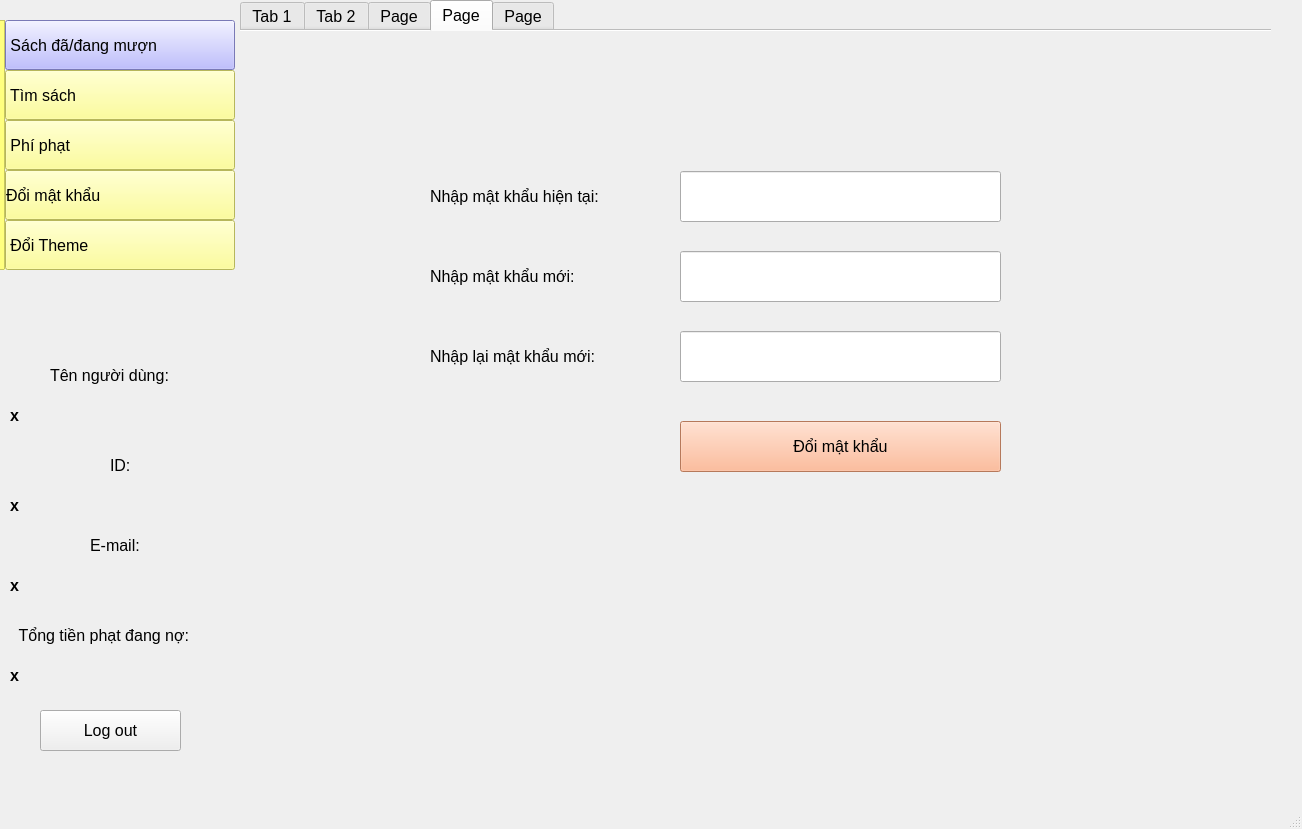
<?xml version="1.0" encoding="UTF-8"?>
<ui version="4.0">
 <class>MainWindow</class>
 <widget class="QMainWindow" name="MainWindow">
  <property name="geometry">
   <rect>
    <x>0</x>
    <y>0</y>
    <width>1302</width>
    <height>829</height>
   </rect>
  </property>
  <property name="windowTitle">
   <string>MainWindow</string>
  </property>
  <property name="styleSheet">
   <string notr="true"/>
  </property>
  <widget class="QWidget" name="centralwidget">
   <widget class="QTabWidget" name="tabWidget">
    <property name="geometry">
     <rect>
      <x>240</x>
      <y>0</y>
      <width>1031</width>
      <height>781</height>
     </rect>
    </property>
    <property name="font">
     <font>
      <family>Segoe UI</family>
      <pointsize>12</pointsize>
     </font>
    </property>
    <property name="styleSheet">
     <string notr="true"/>
    </property>
    <property name="currentIndex">
     <number>3</number>
    </property>
    <property name="usesScrollButtons">
     <bool>true</bool>
    </property>
    <property name="documentMode">
     <bool>true</bool>
    </property>
    <property name="tabsClosable">
     <bool>false</bool>
    </property>
    <property name="movable">
     <bool>false</bool>
    </property>
    <property name="tabBarAutoHide">
     <bool>false</bool>
    </property>
    <widget class="QWidget" name="tab">
     <attribute name="title">
      <string>Tab 1</string>
     </attribute>
     <widget class="QTableWidget" name="tableWidget">
      <property name="geometry">
       <rect>
        <x>20</x>
        <y>30</y>
        <width>1001</width>
        <height>671</height>
       </rect>
      </property>
      <property name="font">
       <font>
        <pointsize>12</pointsize>
       </font>
      </property>
      <property name="styleSheet">
       <string notr="true">color: rgb(0, 0, 0);</string>
      </property>
      <column>
       <property name="text">
        <string>Loan ID</string>
       </property>
      </column>
      <column>
       <property name="text">
        <string>Book Title</string>
       </property>
      </column>
      <column>
       <property name="text">
        <string>Copy ID</string>
       </property>
      </column>
      <column>
       <property name="text">
        <string>Catagory</string>
       </property>
      </column>
      <column>
       <property name="text">
        <string>Publisher</string>
       </property>
      </column>
      <column>
       <property name="text">
        <string>Loan date</string>
       </property>
      </column>
      <column>
       <property name="text">
        <string>Due date</string>
       </property>
      </column>
      <column>
       <property name="text">
        <string>Status</string>
       </property>
      </column>
     </widget>
    </widget>
    <widget class="QWidget" name="tab_2">
     <attribute name="title">
      <string>Tab 2</string>
     </attribute>
     <widget class="QComboBox" name="comboBox">
      <property name="geometry">
       <rect>
        <x>190</x>
        <y>20</y>
        <width>171</width>
        <height>41</height>
       </rect>
      </property>
      <property name="font">
       <font>
        <family>Segoe UI</family>
        <pointsize>12</pointsize>
       </font>
      </property>
      <item>
       <property name="text">
        <string>Tên sách</string>
       </property>
      </item>
      <item>
       <property name="text">
        <string>Tác giả</string>
       </property>
      </item>
      <item>
       <property name="text">
        <string>Thể loại</string>
       </property>
      </item>
      <item>
       <property name="text">
        <string>Nhà xuất bản</string>
       </property>
      </item>
     </widget>
     <widget class="QLabel" name="label">
      <property name="geometry">
       <rect>
        <x>50</x>
        <y>20</y>
        <width>131</width>
        <height>41</height>
       </rect>
      </property>
      <property name="font">
       <font>
        <family>Segoe UI</family>
        <pointsize>12</pointsize>
       </font>
      </property>
      <property name="text">
       <string>Tìm sách theo:</string>
      </property>
     </widget>
     <widget class="QLineEdit" name="lineEdit">
      <property name="geometry">
       <rect>
        <x>410</x>
        <y>20</y>
        <width>351</width>
        <height>41</height>
       </rect>
      </property>
      <property name="font">
       <font>
        <family>Segoe UI</family>
        <pointsize>12</pointsize>
       </font>
      </property>
      <property name="placeholderText">
       <string>Nhập nội dung cần tìm</string>
      </property>
     </widget>
     <widget class="QPushButton" name="pushButton_6">
      <property name="geometry">
       <rect>
        <x>820</x>
        <y>20</y>
        <width>131</width>
        <height>41</height>
       </rect>
      </property>
      <property name="font">
       <font>
        <family>Segoe UI</family>
        <pointsize>12</pointsize>
       </font>
      </property>
      <property name="styleSheet">
       <string notr="true">background-color: rgb(255, 170, 127);
color: rgb(0, 0, 0);</string>
      </property>
      <property name="text">
       <string>Tìm sách</string>
      </property>
     </widget>
     <widget class="QTableWidget" name="tableWidget_2">
      <property name="geometry">
       <rect>
        <x>10</x>
        <y>80</y>
        <width>1021</width>
        <height>611</height>
       </rect>
      </property>
      <property name="font">
       <font>
        <pointsize>12</pointsize>
       </font>
      </property>
      <property name="styleSheet">
       <string notr="true">color: rgb(0, 0, 0);</string>
      </property>
      <column>
       <property name="text">
        <string>Book Title</string>
       </property>
      </column>
      <column>
       <property name="text">
        <string>ISBN</string>
       </property>
      </column>
      <column>
       <property name="text">
        <string>Book Description</string>
       </property>
      </column>
      <column>
       <property name="text">
        <string>Book Category</string>
       </property>
      </column>
      <column>
       <property name="text">
        <string>Book Author</string>
       </property>
      </column>
      <column>
       <property name="text">
        <string>Book Publisher</string>
       </property>
      </column>
      <column>
       <property name="text">
        <string>Available</string>
       </property>
      </column>
     </widget>
    </widget>
    <widget class="QWidget" name="tab_3">
     <attribute name="title">
      <string>Page</string>
     </attribute>
     <widget class="QTableWidget" name="tableWidget_3">
      <property name="geometry">
       <rect>
        <x>30</x>
        <y>30</y>
        <width>991</width>
        <height>651</height>
       </rect>
      </property>
      <property name="font">
       <font>
        <family>Segoe UI</family>
        <pointsize>12</pointsize>
       </font>
      </property>
      <property name="styleSheet">
       <string notr="true">color: rgb(0, 0, 0);</string>
      </property>
      <column>
       <property name="text">
        <string>Loan ID</string>
       </property>
      </column>
      <column>
       <property name="text">
        <string>Copy ID</string>
       </property>
      </column>
      <column>
       <property name="text">
        <string>Book Title</string>
       </property>
      </column>
      <column>
       <property name="text">
        <string>Loan date</string>
       </property>
      </column>
      <column>
       <property name="text">
        <string>Due date</string>
       </property>
      </column>
      <column>
       <property name="text">
        <string>Return date</string>
       </property>
      </column>
      <column>
       <property name="text">
        <string>Fine</string>
       </property>
      </column>
      <column>
       <property name="text">
        <string>Reason</string>
       </property>
      </column>
      <column>
       <property name="text">
        <string>Paid Yet</string>
       </property>
      </column>
     </widget>
    </widget>
    <widget class="QWidget" name="tab_4">
     <attribute name="title">
      <string>Page</string>
     </attribute>
     <widget class="QLineEdit" name="lineEdit_2">
      <property name="geometry">
       <rect>
        <x>440</x>
        <y>140</y>
        <width>321</width>
        <height>51</height>
       </rect>
      </property>
      <property name="font">
       <font>
        <family>Segoe UI</family>
        <pointsize>12</pointsize>
       </font>
      </property>
      <property name="echoMode">
       <enum>QLineEdit::Password</enum>
      </property>
      <property name="placeholderText">
       <string/>
      </property>
     </widget>
     <widget class="QLabel" name="label_2">
      <property name="geometry">
       <rect>
        <x>190</x>
        <y>140</y>
        <width>221</width>
        <height>51</height>
       </rect>
      </property>
      <property name="font">
       <font>
        <family>Segoe UI</family>
        <pointsize>12</pointsize>
       </font>
      </property>
      <property name="text">
       <string>Nhập mật khẩu hiện tại:</string>
      </property>
     </widget>
     <widget class="QLabel" name="label_3">
      <property name="geometry">
       <rect>
        <x>190</x>
        <y>220</y>
        <width>221</width>
        <height>51</height>
       </rect>
      </property>
      <property name="font">
       <font>
        <family>Segoe UI</family>
        <pointsize>12</pointsize>
       </font>
      </property>
      <property name="text">
       <string>Nhập mật khẩu mới:</string>
      </property>
     </widget>
     <widget class="QLabel" name="label_4">
      <property name="geometry">
       <rect>
        <x>190</x>
        <y>300</y>
        <width>221</width>
        <height>51</height>
       </rect>
      </property>
      <property name="font">
       <font>
        <family>Segoe UI</family>
        <pointsize>12</pointsize>
       </font>
      </property>
      <property name="text">
       <string>Nhập lại mật khẩu mới:</string>
      </property>
     </widget>
     <widget class="QLineEdit" name="lineEdit_3">
      <property name="geometry">
       <rect>
        <x>440</x>
        <y>220</y>
        <width>321</width>
        <height>51</height>
       </rect>
      </property>
      <property name="font">
       <font>
        <family>Segoe UI</family>
        <pointsize>12</pointsize>
       </font>
      </property>
      <property name="echoMode">
       <enum>QLineEdit::Password</enum>
      </property>
     </widget>
     <widget class="QLineEdit" name="lineEdit_4">
      <property name="geometry">
       <rect>
        <x>440</x>
        <y>300</y>
        <width>321</width>
        <height>51</height>
       </rect>
      </property>
      <property name="font">
       <font>
        <family>Segoe UI</family>
        <pointsize>12</pointsize>
       </font>
      </property>
      <property name="echoMode">
       <enum>QLineEdit::Password</enum>
      </property>
     </widget>
     <widget class="QPushButton" name="pushButton_8">
      <property name="geometry">
       <rect>
        <x>440</x>
        <y>390</y>
        <width>321</width>
        <height>51</height>
       </rect>
      </property>
      <property name="font">
       <font>
        <family>Segoe UI</family>
        <pointsize>12</pointsize>
       </font>
      </property>
      <property name="styleSheet">
       <string notr="true">background-color: rgb(255, 170, 127);
color: rgb(0, 0, 0);</string>
      </property>
      <property name="text">
       <string>Đổi mật khẩu</string>
      </property>
     </widget>
    </widget>
    <widget class="QWidget" name="tab_5">
     <attribute name="title">
      <string>Page</string>
     </attribute>
     <widget class="QPushButton" name="butt_t">
      <property name="geometry">
       <rect>
        <x>290</x>
        <y>120</y>
        <width>200</width>
        <height>200</height>
       </rect>
      </property>
      <property name="font">
       <font>
        <family>Segoe UI</family>
        <pointsize>14</pointsize>
       </font>
      </property>
      <property name="styleSheet">
       <string notr="true">background-color: rgb(0, 0, 0);
color: rgb(255, 255, 255);</string>
      </property>
      <property name="text">
       <string>Dark Theme</string>
      </property>
     </widget>
     <widget class="QPushButton" name="butt_t_2">
      <property name="geometry">
       <rect>
        <x>520</x>
        <y>120</y>
        <width>200</width>
        <height>200</height>
       </rect>
      </property>
      <property name="font">
       <font>
        <family>Segoe UI</family>
        <pointsize>14</pointsize>
       </font>
      </property>
      <property name="styleSheet">
       <string notr="true">background-color: rgb(255, 255, 255);
color: rgb(0, 0, 0);</string>
      </property>
      <property name="text">
       <string>Light Theme</string>
      </property>
     </widget>
     <widget class="QPushButton" name="butt_t_3">
      <property name="geometry">
       <rect>
        <x>290</x>
        <y>340</y>
        <width>200</width>
        <height>200</height>
       </rect>
      </property>
      <property name="font">
       <font>
        <family>Segoe UI</family>
        <pointsize>14</pointsize>
       </font>
      </property>
      <property name="styleSheet">
       <string notr="true">background-color: qlineargradient(spread:pad, x1:0, y1:0, x2:1, y2:1, stop:0 rgba(63, 66, 172, 255), stop:1 rgba(207, 255, 255, 255));</string>
      </property>
      <property name="text">
       <string>Blue Theme</string>
      </property>
     </widget>
     <widget class="QPushButton" name="butt_t_4">
      <property name="geometry">
       <rect>
        <x>520</x>
        <y>340</y>
        <width>200</width>
        <height>200</height>
       </rect>
      </property>
      <property name="font">
       <font>
        <family>Segoe UI</family>
        <pointsize>14</pointsize>
       </font>
      </property>
      <property name="styleSheet">
       <string notr="true">background-color: qlineargradient(spread:pad, x1:0, y1:0, x2:1, y2:1, stop:0 rgba(255, 134, 255, 234), stop:1 rgba(255, 255, 255, 255));</string>
      </property>
      <property name="text">
       <string>Pink Theme</string>
      </property>
     </widget>
    </widget>
   </widget>
   <widget class="QPushButton" name="butt_u">
    <property name="geometry">
     <rect>
      <x>5</x>
      <y>20</y>
      <width>230</width>
      <height>50</height>
     </rect>
    </property>
    <property name="font">
     <font>
      <family>Segoe UI</family>
      <pointsize>12</pointsize>
     </font>
    </property>
    <property name="mouseTracking">
     <bool>false</bool>
    </property>
    <property name="acceptDrops">
     <bool>false</bool>
    </property>
    <property name="toolTip">
     <string>&lt;html&gt;&lt;head/&gt;&lt;body&gt;&lt;p&gt;Hello&lt;/p&gt;&lt;/body&gt;&lt;/html&gt;</string>
    </property>
    <property name="toolTipDuration">
     <number>5</number>
    </property>
    <property name="layoutDirection">
     <enum>Qt::LeftToRight</enum>
    </property>
    <property name="styleSheet">
     <string notr="true">text-align: left; 
background-color: rgb(170,170,255);</string>
    </property>
    <property name="text">
     <string> Sách đã/đang mượn</string>
    </property>
    <property name="icon">
     <iconset>
      <normaloff>icon/calendar.png</normaloff>icon/calendar.png</iconset>
    </property>
    <property name="iconSize">
     <size>
      <width>35</width>
      <height>35</height>
     </size>
    </property>
    <property name="checkable">
     <bool>false</bool>
    </property>
   </widget>
   <widget class="QFrame" name="frame_fill">
    <property name="geometry">
     <rect>
      <x>-10</x>
      <y>20</y>
      <width>15</width>
      <height>250</height>
     </rect>
    </property>
    <property name="styleSheet">
     <string notr="true">background-color: rgb(255, 255, 127);</string>
    </property>
    <property name="frameShape">
     <enum>QFrame::StyledPanel</enum>
    </property>
    <property name="frameShadow">
     <enum>QFrame::Raised</enum>
    </property>
   </widget>
   <widget class="QPushButton" name="butt_u_2">
    <property name="geometry">
     <rect>
      <x>5</x>
      <y>70</y>
      <width>230</width>
      <height>50</height>
     </rect>
    </property>
    <property name="font">
     <font>
      <family>Segoe UI</family>
      <pointsize>12</pointsize>
     </font>
    </property>
    <property name="mouseTracking">
     <bool>false</bool>
    </property>
    <property name="toolTip">
     <string>&lt;html&gt;&lt;head/&gt;&lt;body&gt;&lt;p&gt;Hello&lt;/p&gt;&lt;/body&gt;&lt;/html&gt;</string>
    </property>
    <property name="toolTipDuration">
     <number>5</number>
    </property>
    <property name="layoutDirection">
     <enum>Qt::LeftToRight</enum>
    </property>
    <property name="styleSheet">
     <string notr="true">QPushButton {
    text-align: left;
	background-color: rgb(255, 255, 127);
}
QPushButton:hover {
    background-color: rgb(170, 170, 255);
}</string>
    </property>
    <property name="text">
     <string> Tìm sách</string>
    </property>
    <property name="icon">
     <iconset>
      <normaloff>icon/books.png</normaloff>icon/books.png</iconset>
    </property>
    <property name="iconSize">
     <size>
      <width>35</width>
      <height>35</height>
     </size>
    </property>
   </widget>
   <widget class="QPushButton" name="butt_u_3">
    <property name="geometry">
     <rect>
      <x>5</x>
      <y>120</y>
      <width>230</width>
      <height>50</height>
     </rect>
    </property>
    <property name="font">
     <font>
      <family>Segoe UI</family>
      <pointsize>12</pointsize>
     </font>
    </property>
    <property name="mouseTracking">
     <bool>false</bool>
    </property>
    <property name="toolTip">
     <string>&lt;html&gt;&lt;head/&gt;&lt;body&gt;&lt;p&gt;Hello&lt;/p&gt;&lt;/body&gt;&lt;/html&gt;</string>
    </property>
    <property name="toolTipDuration">
     <number>5</number>
    </property>
    <property name="layoutDirection">
     <enum>Qt::LeftToRight</enum>
    </property>
    <property name="styleSheet">
     <string notr="true">QPushButton {
    text-align: left;
	background-color: rgb(255, 255, 127); 
}
QPushButton:hover {
    background-color: rgb(170, 170, 255);
}</string>
    </property>
    <property name="text">
     <string> Phí phạt</string>
    </property>
    <property name="icon">
     <iconset>
      <normaloff>icon/fine.png</normaloff>icon/fine.png</iconset>
    </property>
    <property name="iconSize">
     <size>
      <width>36</width>
      <height>36</height>
     </size>
    </property>
   </widget>
   <widget class="QPushButton" name="butt_u_4">
    <property name="geometry">
     <rect>
      <x>5</x>
      <y>170</y>
      <width>230</width>
      <height>50</height>
     </rect>
    </property>
    <property name="font">
     <font>
      <family>Segoe UI</family>
      <pointsize>12</pointsize>
     </font>
    </property>
    <property name="mouseTracking">
     <bool>false</bool>
    </property>
    <property name="toolTip">
     <string>&lt;html&gt;&lt;head/&gt;&lt;body&gt;&lt;p&gt;Hello&lt;/p&gt;&lt;/body&gt;&lt;/html&gt;</string>
    </property>
    <property name="toolTipDuration">
     <number>5</number>
    </property>
    <property name="layoutDirection">
     <enum>Qt::LeftToRight</enum>
    </property>
    <property name="styleSheet">
     <string notr="true">QPushButton {
    text-align: left;
	background-color: rgb(255, 255, 127);
}
QPushButton:hover {
    background-color: rgb(170, 170, 255);
}</string>
    </property>
    <property name="text">
     <string>Đổi mật khẩu</string>
    </property>
    <property name="icon">
     <iconset>
      <normaloff>icon/user.png</normaloff>icon/user.png</iconset>
    </property>
    <property name="iconSize">
     <size>
      <width>40</width>
      <height>40</height>
     </size>
    </property>
   </widget>
   <widget class="QPushButton" name="butt_u_5">
    <property name="geometry">
     <rect>
      <x>5</x>
      <y>220</y>
      <width>230</width>
      <height>50</height>
     </rect>
    </property>
    <property name="font">
     <font>
      <family>Segoe UI</family>
      <pointsize>12</pointsize>
     </font>
    </property>
    <property name="mouseTracking">
     <bool>false</bool>
    </property>
    <property name="toolTip">
     <string>&lt;html&gt;&lt;head/&gt;&lt;body&gt;&lt;p&gt;Hello&lt;/p&gt;&lt;/body&gt;&lt;/html&gt;</string>
    </property>
    <property name="toolTipDuration">
     <number>5</number>
    </property>
    <property name="layoutDirection">
     <enum>Qt::LeftToRight</enum>
    </property>
    <property name="styleSheet">
     <string notr="true">QPushButton {
    text-align: left;
	background-color: rgb(255, 255, 127);
}
QPushButton:hover {
    background-color: rgb(170, 170, 255);
}</string>
    </property>
    <property name="text">
     <string> Đổi Theme</string>
    </property>
    <property name="icon">
     <iconset>
      <normaloff>icon/themes.png</normaloff>icon/themes.png</iconset>
    </property>
    <property name="iconSize">
     <size>
      <width>35</width>
      <height>35</height>
     </size>
    </property>
   </widget>
   <widget class="QLabel" name="label_u">
    <property name="geometry">
     <rect>
      <x>50</x>
      <y>360</y>
      <width>141</width>
      <height>31</height>
     </rect>
    </property>
    <property name="font">
     <font>
      <family>Segoe UI</family>
      <pointsize>12</pointsize>
     </font>
    </property>
    <property name="styleSheet">
     <string notr="true">background-color: rgba(0,0,0,0%)</string>
    </property>
    <property name="text">
     <string>Tên người dùng:</string>
    </property>
   </widget>
   <widget class="QLabel" name="label_u_2">
    <property name="geometry">
     <rect>
      <x>110</x>
      <y>450</y>
      <width>31</width>
      <height>31</height>
     </rect>
    </property>
    <property name="font">
     <font>
      <family>Segoe UI</family>
      <pointsize>12</pointsize>
     </font>
    </property>
    <property name="styleSheet">
     <string notr="true">background-color: rgba(0,0,0,0%)</string>
    </property>
    <property name="text">
     <string>ID:</string>
    </property>
   </widget>
   <widget class="QLabel" name="label_u_3">
    <property name="geometry">
     <rect>
      <x>90</x>
      <y>530</y>
      <width>61</width>
      <height>31</height>
     </rect>
    </property>
    <property name="font">
     <font>
      <family>Segoe UI</family>
      <pointsize>12</pointsize>
     </font>
    </property>
    <property name="styleSheet">
     <string notr="true">background-color: rgba(0,0,0,0%)</string>
    </property>
    <property name="text">
     <string>E-mail:</string>
    </property>
   </widget>
   <widget class="QLabel" name="label_u_4">
    <property name="geometry">
     <rect>
      <x>10</x>
      <y>620</y>
      <width>221</width>
      <height>31</height>
     </rect>
    </property>
    <property name="font">
     <font>
      <family>Segoe UI</family>
      <pointsize>12</pointsize>
     </font>
    </property>
    <property name="styleSheet">
     <string notr="true">background-color: rgba(0,0,0,0%)</string>
    </property>
    <property name="text">
     <string>  Tổng tiền phạt đang nợ:</string>
    </property>
   </widget>
   <widget class="QLabel" name="label_u_5">
    <property name="geometry">
     <rect>
      <x>10</x>
      <y>400</y>
      <width>221</width>
      <height>31</height>
     </rect>
    </property>
    <property name="font">
     <font>
      <family>Segoe UI</family>
      <pointsize>12</pointsize>
      <weight>75</weight>
      <bold>true</bold>
     </font>
    </property>
    <property name="layoutDirection">
     <enum>Qt::LeftToRight</enum>
    </property>
    <property name="styleSheet">
     <string notr="true">qproperty-alignment: AlignCenter;
background-color: rgba(0,0,0,0%)</string>
    </property>
    <property name="text">
     <string>x</string>
    </property>
   </widget>
   <widget class="QLabel" name="label_u_6">
    <property name="geometry">
     <rect>
      <x>10</x>
      <y>490</y>
      <width>221</width>
      <height>31</height>
     </rect>
    </property>
    <property name="font">
     <font>
      <family>Segoe UI</family>
      <pointsize>12</pointsize>
      <weight>75</weight>
      <bold>true</bold>
     </font>
    </property>
    <property name="styleSheet">
     <string notr="true">qproperty-alignment: AlignCenter;
background-color: rgba(0,0,0,0%)</string>
    </property>
    <property name="text">
     <string>x</string>
    </property>
   </widget>
   <widget class="QLabel" name="label_u_7">
    <property name="geometry">
     <rect>
      <x>10</x>
      <y>570</y>
      <width>221</width>
      <height>31</height>
     </rect>
    </property>
    <property name="font">
     <font>
      <family>Segoe UI</family>
      <pointsize>12</pointsize>
      <weight>75</weight>
      <bold>true</bold>
     </font>
    </property>
    <property name="styleSheet">
     <string notr="true">qproperty-alignment: AlignCenter;
background-color: rgba(0,0,0,0%)</string>
    </property>
    <property name="text">
     <string>x</string>
    </property>
   </widget>
   <widget class="QLabel" name="label_u_8">
    <property name="geometry">
     <rect>
      <x>10</x>
      <y>660</y>
      <width>221</width>
      <height>31</height>
     </rect>
    </property>
    <property name="font">
     <font>
      <family>Segoe UI</family>
      <pointsize>12</pointsize>
      <weight>75</weight>
      <bold>true</bold>
     </font>
    </property>
    <property name="styleSheet">
     <string notr="true">qproperty-alignment: AlignCenter;
background-color: rgba(0,0,0,0%)</string>
    </property>
    <property name="text">
     <string>x</string>
    </property>
   </widget>
   <widget class="QPushButton" name="pushButton_55">
    <property name="geometry">
     <rect>
      <x>40</x>
      <y>710</y>
      <width>141</width>
      <height>41</height>
     </rect>
    </property>
    <property name="font">
     <font>
      <pointsize>12</pointsize>
     </font>
    </property>
    <property name="text">
     <string>Log out</string>
    </property>
   </widget>
   <zorder>frame_fill</zorder>
   <zorder>tabWidget</zorder>
   <zorder>butt_u</zorder>
   <zorder>butt_u_2</zorder>
   <zorder>butt_u_3</zorder>
   <zorder>butt_u_4</zorder>
   <zorder>butt_u_5</zorder>
   <zorder>label_u</zorder>
   <zorder>label_u_2</zorder>
   <zorder>label_u_3</zorder>
   <zorder>label_u_4</zorder>
   <zorder>label_u_5</zorder>
   <zorder>label_u_6</zorder>
   <zorder>label_u_7</zorder>
   <zorder>label_u_8</zorder>
   <zorder>pushButton_55</zorder>
  </widget>
  <widget class="QMenuBar" name="menubar">
   <property name="geometry">
    <rect>
     <x>0</x>
     <y>0</y>
     <width>1302</width>
     <height>26</height>
    </rect>
   </property>
  </widget>
  <widget class="QStatusBar" name="statusbar"/>
 </widget>
 <resources>
  <include location="icons.qrc"/>
 </resources>
 <connections/>
</ui>
